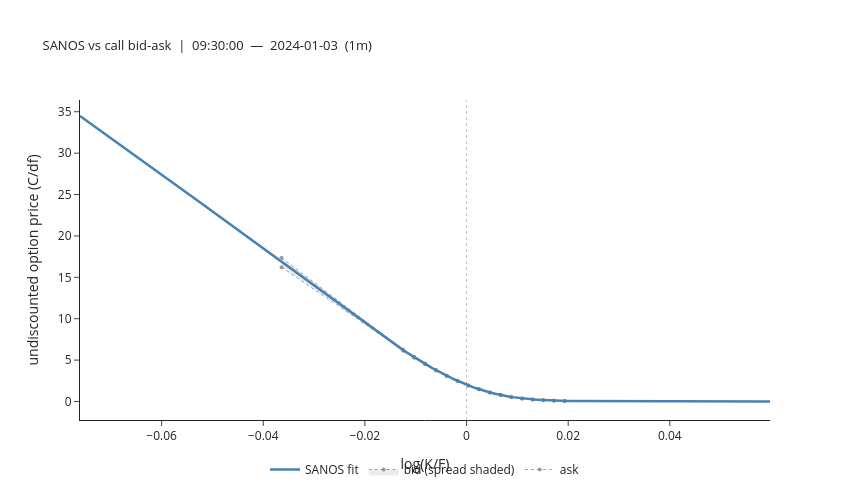

Here is the notebook cell this chart was saved with:
### Code cell
# ── SANOS vs call bid-ask: single snapshot ───────────────────────────────

import plotly.graph_objects as go

SNAP_IDX = 0  # which snapshot to display

r = good[SNAP_IDX]
fwd_r = r["fwd"]
label = r["ts"].strftime("%H:%M:%S") if hasattr(r["ts"], "strftime") else str(r["ts"])

# Dense curve grid: log-moneyness space → absolute K
lk_curve = np.linspace(anchor_lk[0] + 0.01, anchor_lk[-1] - 0.01, 250)
pk_curve = fwd_r * np.exp(lk_curve)  # absolute K for pricing

fig = go.Figure()

snap = (
    (snaps_puts if PUTS_ONLY else snaps_calls)
    .filter(pl.col("batch_ts") == r["ts"])
    .sort("pure_strike")
)

if not snap.is_empty() and r["densities"] is not None:
    pk_obs = snap["pure_strike"].to_numpy().astype(float)  # absolute K
    lk_obs = np.log(pk_obs / fwd_r)  # log-moneyness for x-axis
    bid = snap["bid_norm"].to_numpy().astype(float)
    ask = snap["ask_norm"].to_numpy().astype(float)

    is_call_arr = (
        np.zeros(len(pk_obs), dtype=bool) if PUTS_ONLY else np.ones(len(pk_obs), dtype=bool)
    )
    fit_obs = option_prices(r["densities"][0], grid_K, pk_obs, is_call_arr, fwd=fwd_r)
    inside = (fit_obs >= bid) & (fit_obs <= ask)
    viol_pct = f"{(~inside).mean():.0%}"

    if PUTS_ONLY:
        fit_curve = put_prices(r["densities"][0], grid_K, pk_curve, fwd=fwd_r)
    else:
        fit_curve = call_prices(r["densities"][0], grid_K, pk_curve)

    fig.add_trace(
        go.Scatter(
            x=lk_obs,
            y=ask,
            mode="lines+markers",
            line=dict(color="rgba(100,100,100,0.6)", width=1, dash="dot"),
            marker=dict(color="rgba(100,100,100,0.6)", size=4),
            name="ask",
            hovertemplate="lk=%{x:.4f}<br>ask=%{y:.5f}<extra>ask</extra>",
        )
    )
    fig.add_trace(
        go.Scatter(
            x=lk_obs,
            y=bid,
            mode="lines+markers",
            line=dict(color="rgba(100,100,100,0.6)", width=1, dash="dot"),
            marker=dict(color="rgba(100,100,100,0.6)", size=4),
            fill="tonexty",
            fillcolor="rgba(150,150,150,0.18)",
            name="bid (spread shaded)",
            hovertemplate="lk=%{x:.4f}<br>bid=%{y:.5f}<extra>bid</extra>",
        )
    )
    fig.add_trace(
        go.Scatter(
            x=lk_curve,
            y=fit_curve,
            mode="lines",
            line=dict(color="steelblue", width=2.5),
            name="SANOS fit",
            hovertemplate="lk=%{x:.4f}<br>SANOS=%{y:.5f}<extra>SANOS</extra>",
        )
    )
    if (~inside).any():
        fig.add_trace(
            go.Scatter(
                x=lk_obs[~inside],
                y=fit_obs[~inside],
                mode="markers",
                marker=dict(color="crimson", size=8, symbol="x-thin", line=dict(width=2)),
                name=f"violation ({viol_pct})",
                hovertemplate="lk=%{x:.4f}<br>fit=%{y:.5f}<extra>violation</extra>",
            )
        )

    fig.add_vline(x=0.0, line=dict(color="black", width=0.8, dash="dot"))

fig.update_xaxes(title_text="log(K/F)")
fig.update_yaxes(title_text="undiscounted option price (C/df)")
fig.update_layout(
    title=dict(
        text=f"SANOS vs call bid-ask  |  {label}  —  {TRADE_DATE}  ({BATCH_FREQ})",
        font=dict(size=13),
    ),
    width=850,
    height=500,
    legend=dict(orientation="h", yanchor="bottom", y=-0.20, x=0.5, xanchor="center"),
    template="simple_white",
)
fig.show()

### Figure 1 — Plotly figure (JSON) as saved in the notebook; plotly's stock layout.template omitted (floating-point values rounded to 4 significant figures; data arrays with more than 128 entries replaced by an {"elided": "..."} marker saying what was removed)
{"data": [{"hovertemplate": "lk=%{x:.4f}<br>ask=%{y:.5f}<extra>ask</extra>", "line": {"color": "rgba(100,100,100,0.6)", "dash": "dot", "width": 1}, "marker": {"color": "rgba(100,100,100,0.6)", "size": 4}, "mode": "lines+markers", "name": "ask", "type": "scatter", "x": [-0.03641, -0.01247, -0.01032, -0.008175, -0.006036, -0.003901, -0.001771, 0.0003539, 0.002475, 0.004591, 0.006703, 0.008811, 0.01091, 0.01301, 0.01511, 0.0172, 0.01928], "y": [17.36, 6.257, 5.399, 4.581, 3.822, 3.114, 2.5, 1.936, 1.477, 1.098, 0.78, 0.5489, 0.3693, 0.25, 0.1697, 0.1098, 0.06986]}, {"fill": "tonexty", "fillcolor": "rgba(150,150,150,0.18)", "hovertemplate": "lk=%{x:.4f}<br>bid=%{y:.5f}<extra>bid</extra>", "line": {"color": "rgba(100,100,100,0.6)", "dash": "dot", "width": 1}, "marker": {"color": "rgba(100,100,100,0.6)", "size": 4}, "mode": "lines+markers", "name": "bid (spread shaded)", "type": "scatter", "x": [-0.03641, -0.01247, -0.01032, -0.008175, -0.006036, -0.003901, -0.001771, 0.0003539, 0.002475, 0.004591, 0.006703, 0.008811, 0.01091, 0.01301, 0.01511, 0.0172, 0.01928], "y": [16.23, 6.138, 5.289, 4.491, 3.752, 3.074, 2.49, 1.926, 1.467, 1.078, 0.77, 0.5389, 0.3593, 0.24, 0.1597, 0.0998, 0.05988]}, {"hovertemplate": "lk=%{x:.4f}<br>SANOS=%{y:.5f}<extra>SANOS</extra>", "line": {"color": "steelblue", "width": 2.5}, "mode": "lines", "name": "SANOS fit", "type": "scatter", "x": {"elided": "250 float values"}, "y": {"elided": "250 float values"}}], "layout": {"height": 500, "legend": {"orientation": "h", "x": 0.5, "xanchor": "center", "y": -0.2, "yanchor": "bottom"}, "shapes": [{"line": {"color": "black", "dash": "dot", "width": 0.8}, "type": "line", "x0": 0, "x1": 0, "xref": "x", "y0": 0, "y1": 1, "yref": "y domain"}], "title": {"font": {"size": 13}, "text": "SANOS vs call bid-ask  |  09:30:00  —  2024-01-03  (1m)"}, "width": 850, "xaxis": {"title": {"text": "log(K/F)"}}, "yaxis": {"title": {"text": "undiscounted option price (C/df)"}}}}
